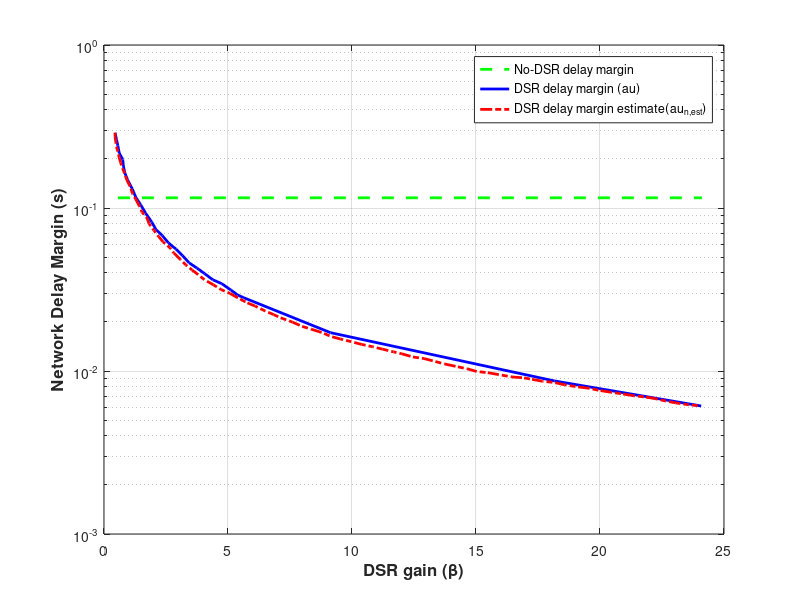

Source code (MATLAB):
% x = [0.44692801363641244, 0.5027930829778064, 0.5307266832063977, 0.5586592178770942, 0.5865928181056865, 0.6424578874470794, 0.6703914876756718, 0.7262576225749605, 0.7262576225749605, 0.7821226919163535, 0.8379888268156424, 0.9217874963856276, 0.9776536312849163, 1.0614523008549017, 1.1173184357541894, 1.2011171053241747, 1.3128493751227521, 1.3966480446927376, 1.5083803144913142, 1.6201115187319968, 1.6759776536312856, 1.8156424581005586, 1.9273747278991353, 2.0111733974691215, 2.1508382019383947, 2.290503006407669, 2.402235276206246, 2.4860339457762306, 2.597765150016913, 2.7094974198154897, 2.793296089385474, 2.932960893854749, 3.0446931636533257, 3.1564243678940063, 3.268156637692585, 3.3519553072625703, 3.5754187813018294, 3.5754187813018294, 3.743017185999694, 3.9106145251396645, 4.050279329608937, 4.189944134078212, 4.38547613900467, 4.553073478144641, 4.748603351955307, 4.888268156424582, 5.05586549556455, 5.25139750049101, 5.391062304960283, 5.502794574758861, 5.670391913898831, 5.865921787709497, 6.061453792635954, 6.256983666446623, 6.424581005586593, 6.648045545183747, 6.843575418994415, 7.067039958591567, 7.290502367072931, 7.541899441340782, 7.765363980937937, 7.988826389419301, 8.240223463687151, 8.43575546861361, 8.659217877094974, 8.994414686490705, 9.18994456030137, 9.469274169239917, 9.748603778178467, 10.027933387117011, 10.307262996055563, 10.558660070323413, 10.837989679261959, 11.08938675352981, 11.396648897139052, 11.675978506077602, 11.955308115016148, 12.262570258625393, 12.569832402234635, 12.765364407161094, 12.988826815642458, 13.296088959251703, 13.715083372659523, 14.07821271672595, 14.469274595463075, 14.888269008870898, 15.223463687150838, 15.55866049654657, 15.865922640155812, 16.201117318435752, 16.564246662502185, 16.899441340782122, 17.318435754189945, 17.70949763292707, 18.100559511664194, 18.435754189944134, 18.770950999339867, 19.1620107469612, 19.581005160369017, 19.888269435094056, 20.307263848501876, 20.670391061452516, 21.06145294018964, 21.452514818926762, 21.7597790936518, 22.15083884127313, 22.569833254680955, 22.988827668088778, 23.324022346368714, 23.743016759776538, 23.99441596516018];
% y = [0.2977331539741661, 0.2770507716824622, 0.26504382627697115, 0.24256843183210608, 0.23205587237705022, 0.22323180399148776, 0.2135572655777499, 0.20317365234560408, 0.19653329697661215, 0.18697742568596465, 0.17302792025958574, 0.16280165793983942, 0.1548859077966486, 0.14573187115109265, 0.13560845750507325, 0.12830235706787105, 0.1193897024639189, 0.11109616280237918, 0.10511069745194856, 0.09889847600508461, 0.09357017855171704, 0.08852894142568435, 0.08469223164379991, 0.07968677634234586, 0.07456305102932305, 0.07093763523650207, 0.06748850920933633, 0.06456364614396941, 0.062108583321031426, 0.059746862787000955, 0.057474948260169696, 0.05498407134859827, 0.05289326516038805, 0.05116454653355626, 0.049218980338010136, 0.04734739560184764, 0.044796486653605166, 0.044796486653605166, 0.043093070205746584, 0.0416846528405839, 0.039878103335615714, 0.038574753071922235, 0.03731400855258388, 0.035696876128887195, 0.03453018240416166, 0.03340162720287151, 0.03213149435102853, 0.030738977205034875, 0.029899459829607355, 0.02908287065439104, 0.028288583483454435, 0.027668798977931133, 0.026616674340658772, 0.0258897418719552, 0.025043572920512448, 0.024359603689222846, 0.023563465014664296, 0.02266744845459576, 0.02204837395815728, 0.02156530839358981, 0.02063069198398824, 0.02006724368601382, 0.019627591693285807, 0.01898609210767407, 0.018264140939398904, 0.017863989238449975, 0.0172801341115248, 0.016901541158245735, 0.016439940325556786, 0.01599094635083092, 0.01564058848536851, 0.015468308552145805, 0.015129407950322445, 0.014797932440746812, 0.014554105141229632, 0.014314289364991378, 0.013846453269411228, 0.01354308646428814, 0.013393907532070103, 0.013028104271179541, 0.012884592493435723, 0.012532699221210308, 0.012123091107162313, 0.01185748204859418, 0.011533640362443861, 0.011218643171040309, 0.010851982550661724, 0.010497305555083986, 0.0103243358358416, 0.010042366163717368, 0.009822348588575258, 0.009554088774573881, 0.009241827133636879, 0.008939775092352747, 0.008695619391517816, 0.008505104013894092, 0.008272819687976031, 0.008046879318343395, 0.007827109644139298, 0.007613342136463247, 0.007529480141376448, 0.00736451411792746, 0.007203162392993308, 0.0070844750262750306, 0.00689098973752684, 0.006777443213235672, 0.006665770472267891, 0.006519727767142601, 0.006412298724946785, 0.006341666385754896, 0.006202724590829482];

clc
x = [0.44692801363641244, 0.5027930829778064, 0.5586592178770942, 0.614525352776384, 0.7541901572456571, 0.7821226919163535, 0.8379888268156424, 0.9497210966142199, 1.1452520359827816, 1.2849168404520557, 1.4804467142627218, 1.6759776536312856, 1.9273747278991353, 2.0949720670391057, 2.3463691413069574, 2.597765150016913, 2.9050283591840516, 3.1564243678940063, 3.4357539768325545, 3.743017185999694, 4.050279329608937, 4.38547613900467, 4.748603351955307, 5.111732696021735, 5.391062304960283, 5.642459379228134, 9.134079490959978, 18.156424581005588, 24.078211438056474];
y = [0.28960171373999966, 0.2635800094866323, 0.24122871944536817, 0.2171350711863257, 0.19872227046906962, 0.18086641405527298, 0.16461494829171464, 0.14899628301705056, 0.13045185496235392, 0.1161290302236869, 0.10453019014730543, 0.09305339760887063, 0.08192422256085449, 0.07374171334133703, 0.06786330593093691, 0.06108518696820465, 0.055905240283408944, 0.05116454653355626, 0.046054282918759376, 0.04285507500030735, 0.03965785543033465, 0.036294919390384484, 0.03433947847390336, 0.03142752744148206, 0.02924438206875923, 0.028132344827790114, 0.01718469906713705, 0.008695619391517816, 0.00610051897955298];


x1 = [0.44692801363641244, 0.44692801363641244, 0.47486054830710994, 0.5027930829778064, 0.5586592178770942, 0.614525352776384, 0.6703914876756718, 0.7541901572456571, 0.8379888268156424, 0.9217874963856276, 1.0614523008549017, 1.1452520359827816, 1.2849168404520557, 1.4245816449213289, 1.5363128491620106, 1.7318437885305733, 1.8156424581005586, 2.0111733974691215, 2.2067043368376824, 2.374301675977654, 2.653631284916201, 2.8212296896140665, 3.072625698324022, 3.2960891723632812, 3.547486246631132, 3.798882255341087, 4.050279329608937, 4.413408673675366, 4.720670817284611, 5.083800161351039, 5.418994839630979, 5.782124183697406, 6.089386327306652, 6.508380740714474, 6.843575418994415, 7.122905027932963, 7.597766641797966, 7.988826389419301, 8.35195573348573, 8.798882681564246, 9.162012025630675, 9.52513923858131, 9.972068317775621, 10.39106273118344, 10.837989679261959, 11.229051557999083, 11.675978506077602, 12.011173184357542, 12.458100132436057, 12.905029211630367, 13.324023625038187, 13.74301803844601, 14.189944986524528, 14.636871934603047, 15.027933813340171, 15.47486076141869, 15.921787709497208, 16.452514392703605, 16.899441340782122, 17.26257068484855, 17.68156509825637, 18.156424581005588, 18.575418994413408, 19.078213142949114, 19.581005160369017, 19.94413450443545, 20.446928652971152, 20.893855601049665, 21.368715083798886, 21.815644162993195, 22.20670391061452, 22.625698324022345, 23.044692737430168, 23.46368715083799, 23.938546633587208];
y1 = [0.28960171373999966, 0.27399900542594635, 0.2549653435642318, 0.2372539274425664, 0.22199888835336293, 0.20317365234560408, 0.1901099091060715, 0.17398884736239126, 0.16190253393121695, 0.14817335663249326, 0.13485950236132863, 0.122741927896645, 0.11295741075131342, 0.10280780114494306, 0.09408981954796408, 0.08707022109357235, 0.08012931601136412, 0.07292942297086813, 0.06674510003610087, 0.062108583321031426, 0.05715752455251833, 0.05289326516038805, 0.04840798309588063, 0.044796486653605166, 0.0416846528405839, 0.03900439997144666, 0.036294919390384484, 0.033773648516930814, 0.03160206655894165, 0.029899459829607355, 0.027976963172109248, 0.026178102689302086, 0.025043572920512448, 0.023303905331833265, 0.022170819369575535, 0.021209960789724338, 0.019956424373525232, 0.01877696169780936, 0.01806295513644245, 0.01718469906713705, 0.016258848720650355, 0.01572745497333324, 0.015129407950322445, 0.014554105141229632, 0.01407843111017445, 0.01361829785162853, 0.013100455710361038, 0.01274266696151922, 0.012190416565316026, 0.011923337487641737, 0.011469942160055022, 0.011033792248143173, 0.010673173138581318, 0.0103243358358416, 0.009931748139886813, 0.009768097412723758, 0.009501319261708798, 0.009190786199751168, 0.009089548444595532, 0.00889040233706921, 0.008647595063856211, 0.008505104013894092, 0.008227130406339767, 0.008002437864360881, 0.007827109644139298, 0.007613342136463247, 0.007405412869135886, 0.007243168139574025, 0.007045348756523141, 0.006929258776100465, 0.006777443213235672, 0.0065559350062931, 0.0063768847629084606, 0.006237171356195466, 0.006134400739117946];



x22 = [0.11173226979857656, 0.8100562921449458, 1.8156424581005586, 2.653631284916201, 3.7150835857711026, 4.469273743016759, 5.5307271094295585, 6.340783401574503, 7.3743021022008115, 8.212290929016456, 9.273744295429251, 10.027933387117011, 11.173184357541901, 11.84357584521757, 12.960894280971763, 13.631285768647432, 14.804469273743015, 15.642458100558658, 16.620111731843576, 17.430168023988525, 18.435754189944134, 19.134078212290504, 20.335196383172576, 21.033520405518942, 22.17877350705962, 22.87709752940599, 24.106146103842967];
y22 = [0.1161290302236869, 0.11548763406903793, 0.11548763406903793, 0.11484982895878065, 0.11677396389911365, 0.11548763406903793, 0.11548763406903793, 0.11484982895878065, 0.11677396389911365, 0.11677396389911365, 0.11548763406903793, 0.1161290302236869, 0.11548763406903793, 0.11548763406903793, 0.11548763406903793, 0.11548763406903793, 0.11548763406903793, 0.11742246687170024, 0.11484982895878065, 0.11742246687170024, 0.1161290302236869, 0.1161290302236869, 0.1161290302236869, 0.1161290302236869, 0.11677396389911365, 0.11548763406903793, 0.11677396389911365];
x2 = [0.5586592178770942, 24.106146103842967];
y2 = [0.11548763406903793, 0.11548763406903793];

semilogy(x2,y2,'g--','LineWidth',2);
hold on;
semilogy(x,y,'b','LineWidth',2);
hold on;
semilogy(x1,y1,'r-.','LineWidth',2);


legend("No-DSR delay margin","DSR delay margin (\tau)","DSR delay margin estimate(\tau_{n,est})")
xlabel('DSR gain (\beta)','FontSize',12,'FontWeight','bold')
ylabel('Network Delay Margin (s)','FontSize',12,'FontWeight','bold')
% xlabel('Population','FontSize',12,'FontType','Arial')

grid on;


